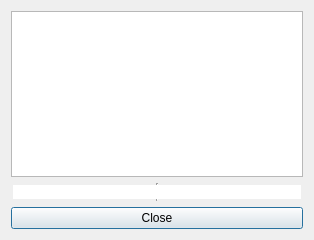
<?xml version="1.0" encoding="UTF-8"?>
<ui version="4.0">
 <class>aboutdialog</class>
 <widget class="QDialog" name="aboutdialog">
  <property name="geometry">
   <rect>
    <x>0</x>
    <y>0</y>
    <width>314</width>
    <height>240</height>
   </rect>
  </property>
  <property name="windowTitle">
   <string>Dialog</string>
  </property>
  <layout class="QVBoxLayout" name="verticalLayout">
   <item>
    <widget class="QTextBrowser" name="textBrowser">
     <property name="textInteractionFlags">
      <set>Qt::NoTextInteraction</set>
     </property>
    </widget>
   </item>
   <item>
    <widget class="QTextEdit" name="HashLabel">
     <property name="sizePolicy">
      <sizepolicy hsizetype="Expanding" vsizetype="Fixed">
       <horstretch>0</horstretch>
       <verstretch>0</verstretch>
      </sizepolicy>
     </property>
     <property name="minimumSize">
      <size>
       <width>0</width>
       <height>18</height>
      </size>
     </property>
     <property name="maximumSize">
      <size>
       <width>16777215</width>
       <height>18</height>
      </size>
     </property>
     <property name="frameShape">
      <enum>QFrame::VLine</enum>
     </property>
     <property name="verticalScrollBarPolicy">
      <enum>Qt::ScrollBarAlwaysOff</enum>
     </property>
     <property name="horizontalScrollBarPolicy">
      <enum>Qt::ScrollBarAlwaysOff</enum>
     </property>
     <property name="lineWrapMode">
      <enum>QTextEdit::NoWrap</enum>
     </property>
     <property name="acceptRichText">
      <bool>false</bool>
     </property>
     <property name="textInteractionFlags">
      <set>Qt::TextSelectableByKeyboard|Qt::TextSelectableByMouse</set>
     </property>
    </widget>
   </item>
   <item>
    <widget class="QPushButton" name="closebutton">
     <property name="text">
      <string>Close</string>
     </property>
    </widget>
   </item>
  </layout>
 </widget>
 <resources/>
 <connections/>
</ui>
